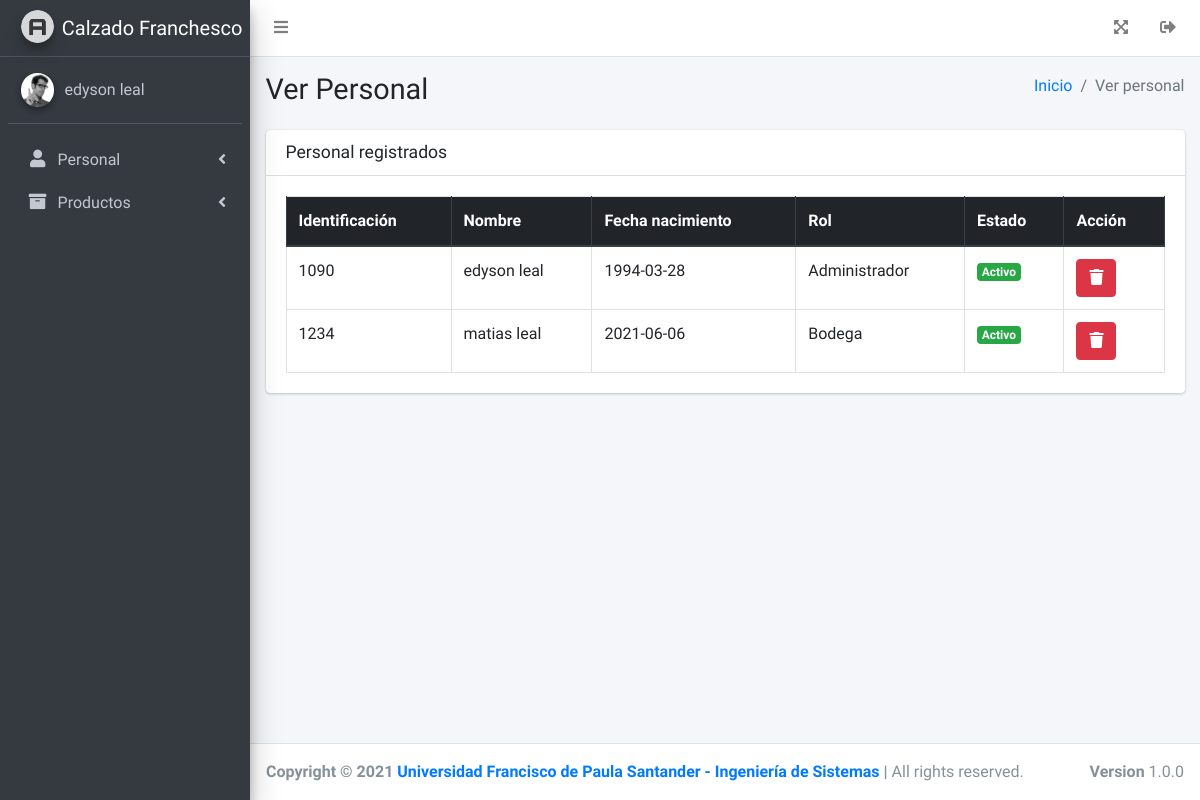
The app's page /Ver-personal (signed in), older data.
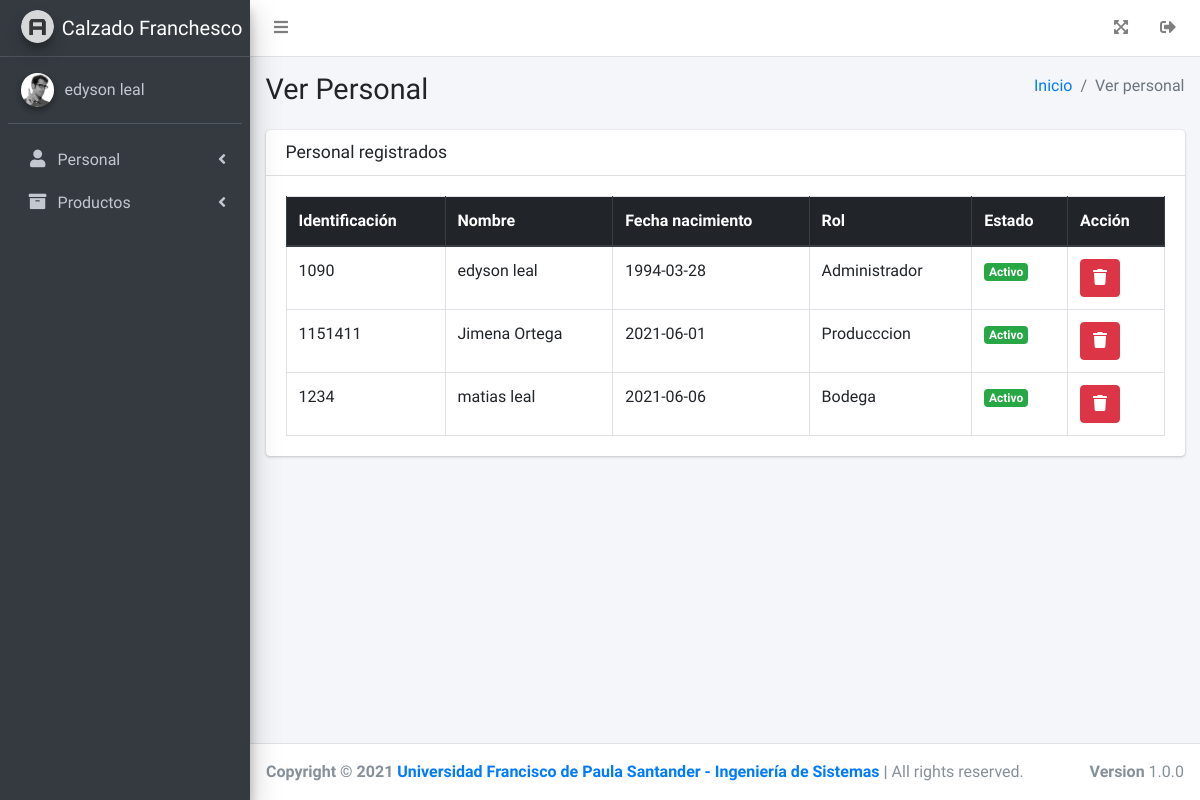
The same page, newer data.
### tables this page shows
CREATE TABLE `persona` (
  `id` int(11) NOT NULL,
  `nombre` varchar(50) NOT NULL,
  `apellido` varchar(50) NOT NULL,
  `identificacion` varchar(20) NOT NULL,
  `fecha_nacimiento` date NOT NULL,
  `contrasena` varchar(50) NOT NULL,
  `estado` int(11) NOT NULL,
  `rol` int(11) NOT NULL
);

CREATE TABLE `rol` (
  `id` int(11) NOT NULL,
  `descripcion` varchar(100) NOT NULL
);

### controller/Controlador.php (called while the page is built)
<?php
class Controlador
{
    public function ctrPlantilla()
    {
        include "view/Plantilla.php";
    }
}

### index.php (called while the page is built, shortened)
<?php
require_once "controller/Controlador.php";
$plantilla = new Controlador();
$plantilla->ctrPlantilla();
?>

### view/modulos/navegacion/Ver-personal.php (the view)
<section class="content-header">
    <div class="container-fluid">
        <div class="row mb-2">
            <div class="col-sm-6">
                <h1>Ver Personal</h1>
            </div>
            <div class="col-sm-6">
                <ol class="breadcrumb float-sm-right">
                    <li class="breadcrumb-item"><a href="Administracion">Inicio</a></li>
                    <li class="breadcrumb-item active">Ver personal</li>
                </ol>
            </div>
        </div>
    </div>
</section>
<section class="content">
    <div class="container-fluid">
        <div class="row">
            <div class="col-12">
                <div class="card">
                    <div class="card-header">
                        <h3 class="card-title">Personal registrados</h3>
                    </div>
                    <div class="card-body">
                        <table id="example1" class="table table-bordered ">
                            <thead class="thead-dark">
                                <tr>
                                    <th>Identificaci&oacute;n</th>
                                    <th>Nombre</th>
                                    <th>Fecha nacimiento</th>
                                    <th>Rol</th>
                                    <th>Estado</th>
                                    <th>Acci&oacute;n</th>
                                </tr>
                            </thead>
                            <tbody>
                                <?php
                                $query = $conexion->query("SELECT p.id, p.nombre, p.apellido, p.identificacion, p.fecha_nacimiento, p.estado, r.descripcion AS rol
                                FROM persona p INNER JOIN rol r ON p.rol = r.id WHERE p.estado = '1' ORDER BY p.identificacion ASC");
                                while ($row = mysqli_fetch_array($query)) {
                                    if ($row["estado"] == '1') {
                                        $estado = "<span class='badge badge-success'>Activo</span>";
                                    } else {
                                        $estado = "<span class='badge badge-danger'>Inactivo</span>";
                                    }
                                    echo "<tr>
                                            <td>" . $row["identificacion"] . "</td>
                                            <td>" . $row["nombre"] . " " . $row["apellido"] . "</td>
                                            <td>" . $row["fecha_nacimiento"] . "</td>
                                            <td>" . $row["rol"] . "</td>
                                            <td>" . $estado . "</td>
                                            <td>
                                                <a class='btn btn-danger' onclick='eliminarPersonal(" . $row["id"] . ")'><i class='fas fa-trash'></i></a>
                                            </td>
                                        </tr>";
                                }
                                ?>
                            </tbody>
                        </table>
                    </div>
                </div>
            </div>
        </div>
    </div>
</section>

Row changes from the older to the newer data that the page shows:
added persona: identificacion "1151411", nombre "Jimena", apellido "Ortega", fecha_nacimiento "2021-06-01", rol.descripcion "Producccion", estado "Activo"
